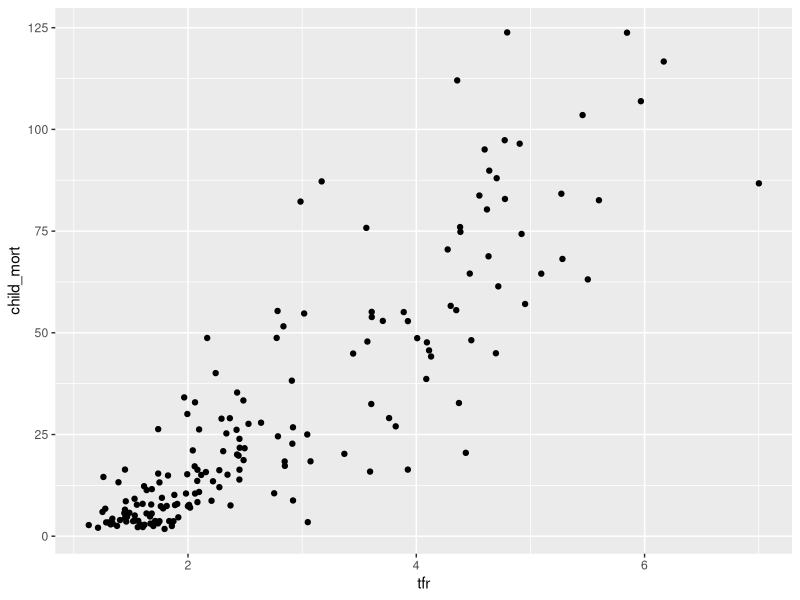
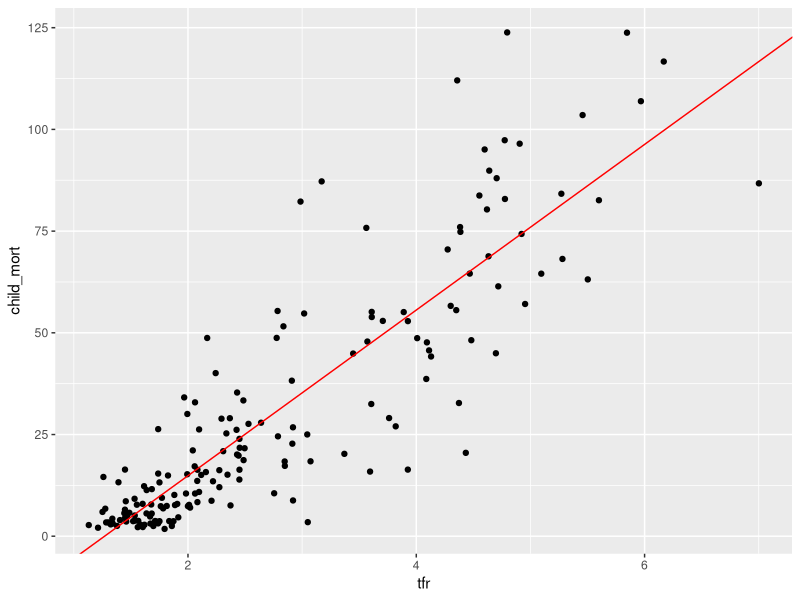

Recreate these plots in R, in order.
## ---- chunk 1
knitr::opts_chunk$set(echo = TRUE, warning = FALSE, message = FALSE)
## ---- chunk 2
library(tidyverse)
library(here)
country_ind <- read_csv(here("data/country_indicators.csv"))

# NOTE if you are having trouble with the 'here' package
# don't use it and just type in the whole file path. 
# E.g. Monica's would be
# country_ind <- read_csv("~/src/soc252/data/country_indicators.csv")
## ---- chunk 3
country_ind_2017 <- country_ind %>% filter(year==2017)
## ---- chunk 4
ggplot(country_ind_2017, aes(tfr, child_mort)) + 
  geom_point()
## ---- chunk 5
childmort_tfr_model <- lm(formula = child_mort~tfr, data = country_ind_2017)
## ---- chunk 6
summary(childmort_tfr_model)
## ---- chunk 7
coef(childmort_tfr_model)
## ---- chunk 8
beta_0 <- coef(childmort_tfr_model)[1] # the [1] means get the first item
beta_1 <- coef(childmort_tfr_model)[2] 
## ---- chunk 9
summary(childmort_tfr_model)[["r.squared"]]
## ---- chunk 10
ggplot(country_ind_2017, aes(tfr, child_mort)) + 
  geom_point() + 
  geom_abline(intercept = beta_0, slope = beta_1, color = "red")
## ---- chunk 11
Yhat <- fitted(childmort_tfr_model)
## ---- chunk 12
ehat <- resid(childmort_tfr_model)
## ---- chunk 13
summary_mod <- summary(childmort_tfr_model)

names(childmort_tfr_model)
## ---- chunk 14
summary_mod$coefficients
## ---- chunk 15
b1_hat <- summary_mod$coefficients[2,1]
b1_hat
## ---- chunk 16
se_b1_hat <- summary_mod$coefficients[2,2]
se_b1_hat
## ---- chunk 17
alpha <- 0.05
n <- nrow(country_ind_2017)
df <- n-2 

# take absolute value to ensure it's positive
# p = alpha/2 because two sided 
t_alpha <- abs(qt(p = alpha/2, df = df))
t_alpha
## ---- chunk 18
lego <- read_csv(here("data/lego_towers.csv"))
